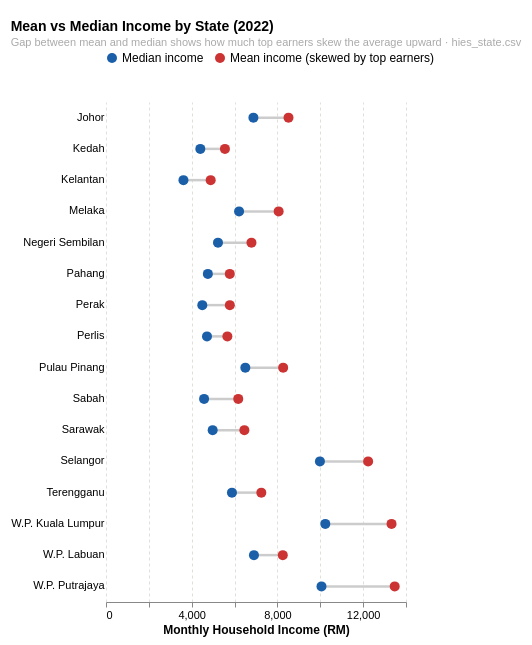

Express this chart as Vega-Lite.
### Vega-Lite specification from a JSON file in a GitHub repository (floating-point values rounded to 4 significant figures)
{"$schema": "https://vega.github.io/schema/vega-lite/v5.json", "title": {"text": "Mean vs Median Income by State (2022)", "subtitle": "Gap between mean and median shows how much top earners skew the average upward · hies_state.csv", "fontSize": 14, "subtitleFontSize": 11, "subtitleColor": "#aaaaaa", "anchor": "start"}, "width": "container", "height": 500, "data": {"values": [{"state": "Kelantan", "median": 3614, "mean": 4885}, {"state": "Kedah", "median": 4402, "mean": 5550}, {"state": "Perak", "median": 4494, "mean": 5779}, {"state": "Sabah", "median": 4577, "mean": 6171}, {"state": "Perlis", "median": 4713, "mean": 5664}, {"state": "Pahang", "median": 4753, "mean": 5777}, {"state": "Sarawak", "median": 4978, "mean": 6457}, {"state": "Negeri Sembilan", "median": 5226, "mean": 6788}, {"state": "Terengganu", "median": 5878, "mean": 7248}, {"state": "Melaka", "median": 6210, "mean": 8057}, {"state": "Pulau Pinang", "median": 6502, "mean": 8267}, {"state": "Johor", "median": 6879, "mean": 8517}, {"state": "W.P. Labuan", "median": 6904, "mean": 8250}, {"state": "Selangor", "median": 9983, "mean": 12233}, {"state": "W.P. Putrajaya", "median": 10056, "mean": 13473}, {"state": "W.P. Kuala Lumpur", "median": 10234, "mean": 13325}]}, "transform": [{"fold": ["median", "mean"], "as": ["measure", "value"]}], "layer": [{"transform": [{"aggregate": [{"op": "min", "field": "value", "as": "lo"}, {"op": "max", "field": "value", "as": "hi"}], "groupby": ["state"]}], "mark": {"type": "rule", "color": "#cccccc", "strokeWidth": 2.5}, "encoding": {"y": {"field": "state", "type": "nominal", "sort": {"field": "lo", "order": "ascending"}}, "x": {"field": "lo", "type": "quantitative"}, "x2": {"field": "hi"}}}, {"mark": {"type": "point", "filled": true, "size": 100, "opacity": 0.9}, "params": [{"name": "hover", "select": {"type": "point", "on": "mouseover", "clear": "mouseout"}}], "encoding": {"y": {"field": "state", "type": "nominal", "sort": {"field": "value", "order": "ascending"}, "title": null, "axis": {"labelFontSize": 11, "ticks": false, "domain": false, "labelLimit": 160}}, "x": {"field": "value", "type": "quantitative", "title": "Monthly Household Income (RM)", "axis": {"format": ",.0f", "labelFontSize": 11, "titleFontSize": 12, "gridColor": "#e0e0d8", "gridDash": [3, 3]}}, "color": {"field": "measure", "type": "nominal", "scale": {"domain": ["median", "mean"], "range": ["#1a5fa8", "#cc3333"]}, "legend": {"title": null, "labelFontSize": 12, "symbolSize": 100, "orient": "none", "labelExpr": "datum.value == 'median' ? 'Median income' : 'Mean income (skewed by top earners)'", "offset": 5, "legendX": 0, "legendY": -50, "direction": "horizontal", "labelLimit": 400}}, "opacity": {"condition": {"param": "hover", "value": 1}, "value": 0.8}, "tooltip": [{"field": "state", "type": "nominal", "title": "State"}, {"field": "measure", "type": "nominal", "title": "Measure"}, {"field": "value", "type": "quantitative", "title": "Income (RM)", "format": ",.0f"}]}}], "config": {"view": {"stroke": null}, "background": "#ffffff"}, "padding": {"top": 20, "bottom": 10, "left": 10, "right": 10}}
